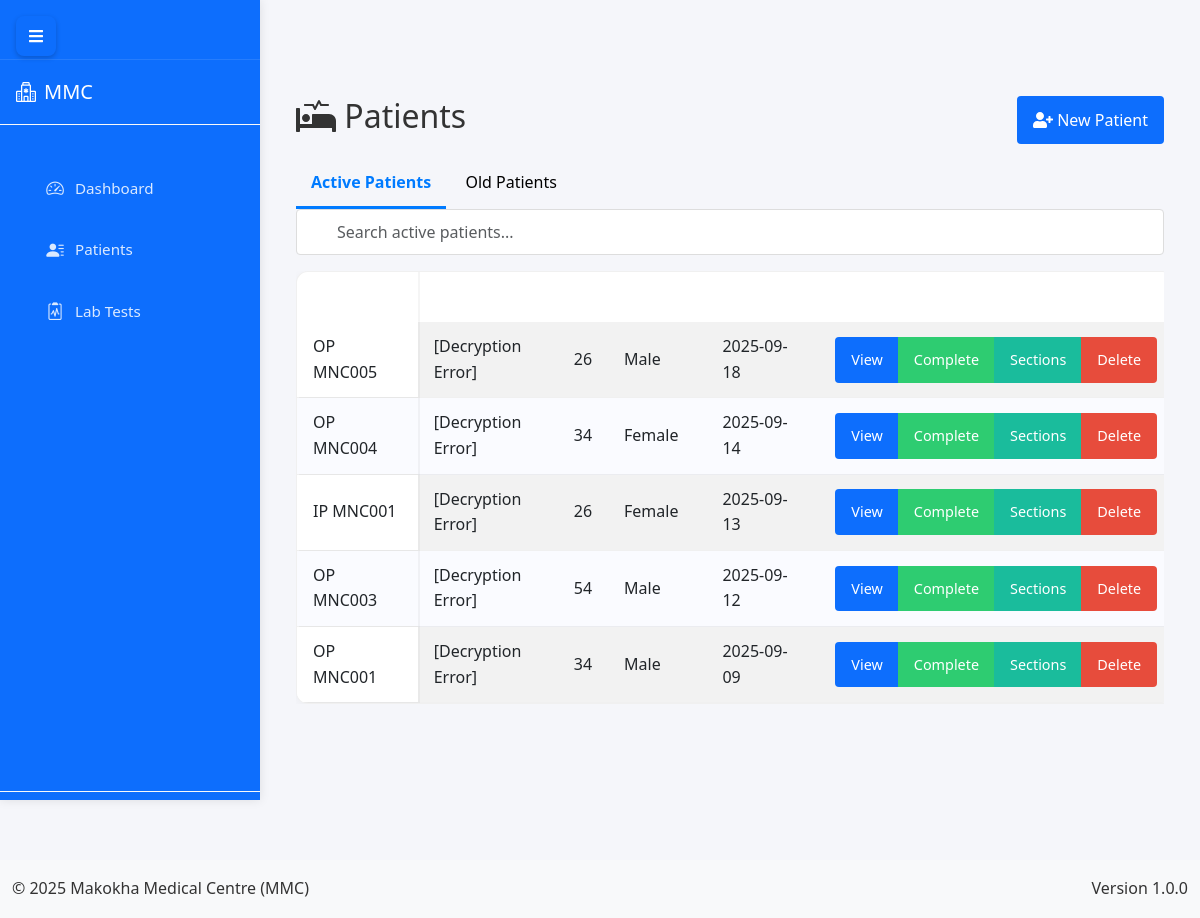
Page /doctor/patients (signed in) on the earlier database version.
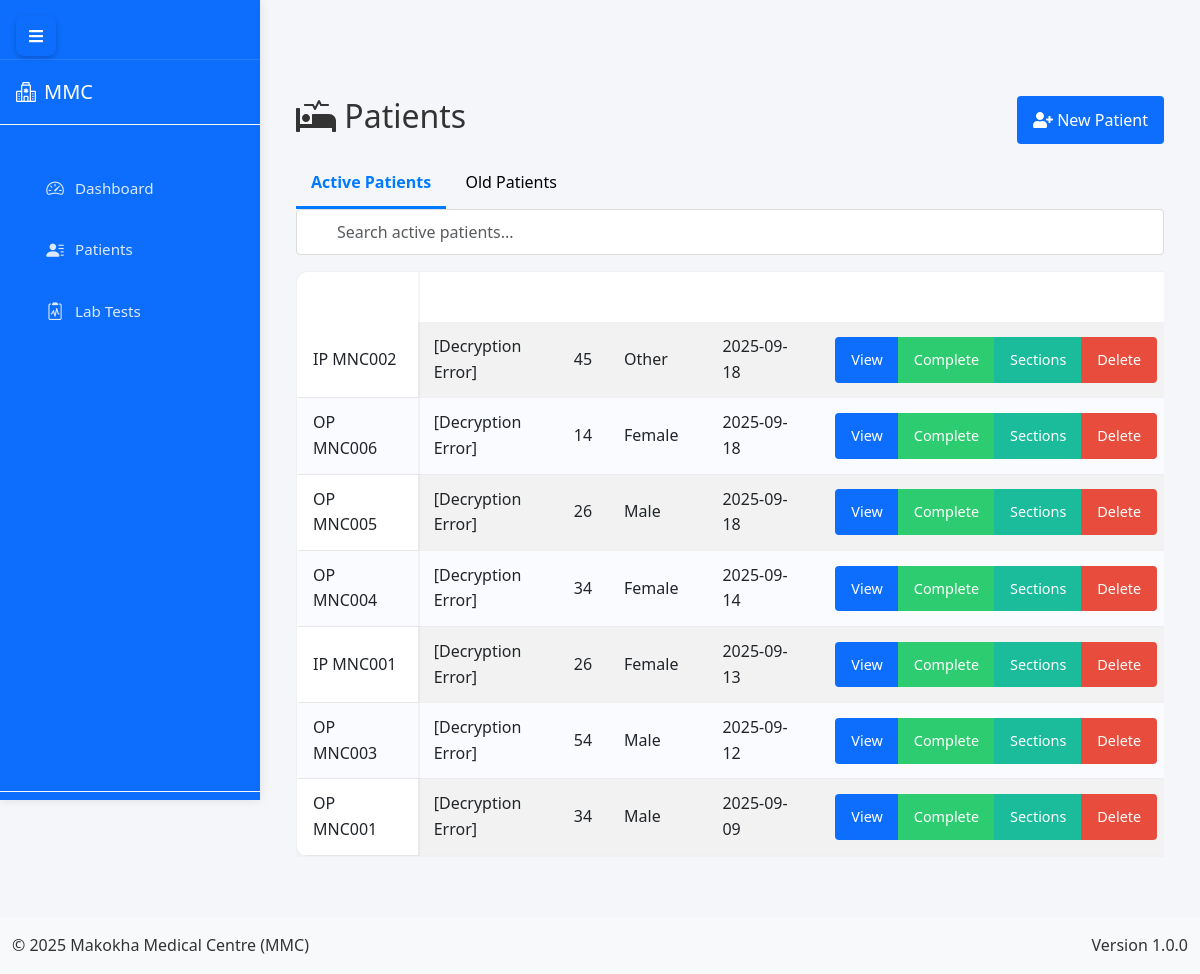
Same page on the later database version.
### app.py (models this page shows, shortened)
class Patient(db.Model):
    id = db.Column(db.Integer, primary_key=True)
    op_number = db.Column(db.String(20), unique=True, nullable=True)
    ip_number = db.Column(db.String(20), unique=True, nullable=True)
    name = db.Column(db.String(100), nullable=True)  # encrypted
    age = db.Column(db.Integer, nullable=True)
    gender = db.Column(db.String(10), nullable=True)
    address = db.Column(db.String(200), nullable=True)  # encrypted
    phone = db.Column(db.String(20), nullable=True)  # encrypted
    destination = db.Column(db.String(100), nullable=True)
    occupation = db.Column(db.String(100), nullable=True)  # encrypted
    religion = db.Column(db.String(100), nullable=True)
    nok_name = db.Column(db.String(100), nullable=True)  # encrypted
    nok_contact = db.Column(db.String(20), nullable=True)  # encrypted
    tca = db.Column(db.Date, nullable=True)
    date_of_admission = db.Column(db.Date, nullable=True)
    status = db.Column(db.String(20), default='active', nullable=True)
    chief_complaint = db.Column(db.Text, nullable=True)
    history_present_illness = db.Column(db.Text, nullable=True)
    ai_assistance_enabled = db.Column(db.Boolean, default=False)
    ai_diagnosis = db.Column(db.Text)
    ai_treatment_recommendations = db.Column(db.Text)
    ai_last_updated = db.Column(db.DateTime)
    ai_confidence_score = db.Column(db.Float)  # 0-1 scale for diagnosis confidence
    created_at = db.Column(db.DateTime, default=datetime.utcnow)
    updated_at = db.Column(db.DateTime, default=datetime.utcnow, onupdate=datetime.utcnow)
    reviews = db.relationship('PatientReviewSystem', backref='patient', lazy=True)
    histories = db.relationship('PatientHistory', backref='patient', lazy=True)
    examinations = db.relationship('PatientExamination', backref='patient', lazy=True)
    diagnoses = db.relationship('PatientDiagnosis', backref='patient', lazy=True)
    management = db.relationship('PatientManagement', backref='patient', lazy=True)
    lab_requests = db.relationship('LabRequest', backref='patient', lazy=True)
    imaging_requests = db.relationship('ImagingRequest', backref='patient', lazy=True)
    @property
    def decrypted_name(self):
        if not self.name:
            return None
        try:
            return Config.decrypt_data_static(self.name)
        except Exception:
            return "[Decryption Error]"

### app.py (the view)
@app.route('/doctor/patients', methods=['GET'])
@login_required
def doctor_patients():
    if current_user.role != 'doctor':
        flash('Unauthorized', 'danger')
        return redirect(url_for('home'))
    active_patients = Patient.query.filter_by(status='active').order_by(Patient.created_at.desc()).all()
    completed_patients = Patient.query.filter_by(status='completed').order_by(Patient.updated_at.desc()).all()
    return render_template(
        'doctor/patients.html',
        active_patients=active_patients,
        completed_patients=completed_patients
    )

### templates/doctor/patients.html (shortened to what this page needs)
{% extends "doctor/layout.html" %}
{% block content %}
<div class="content container-fluid">
    <div class="page-header d-flex justify-content-between align-items-center mb-3">
        <h2><i class="fas fa-procedures"></i> Patients</h2>
        <a href="{{ url_for('doctor_new_patient') }}" class="btn btn-primary">
            <i class="fas fa-user-plus"></i> New Patient
        </a>
    </div>
    <div class="patient-tabs">
        <button class="tab-btn active" onclick="openTab(event, 'activePatients')">Active Patients</button>
        <button class="tab-btn" onclick="openTab(event, 'oldPatients')">Old Patients</button>
    </div>
    <div id="activePatients" class="tab-content active">
        <div class="search-box mb-3">
            <input type="text" id="activePatientSearch" class="form-control" placeholder="Search active patients...">
        </div>
        <div class="table-responsive">
            <table class="table table-striped table-hover" id="activePatientsTable">
                <thead class="thead-light">
                    <tr>
                        <th>Patient ID</th>
                        <th>Name</th>
                        <th>Age</th>
                        <th>Gender</th>
                        <th>Last Visit</th>
                        <th>Actions</th>
                    </tr>
                </thead>
                <tbody>
                    {% for patient in active_patients %}
                    <tr>
                        <td>{{ patient.op_number or patient.ip_number }}</td>
                        <td>{{ patient.decrypted_name }}</td>
                        <td>{{ patient.age or 'N/A' }}</td>
                        <td>{{ patient.gender or 'N/A' }}</td>
                        <td>{{ patient.updated_at.strftime('%Y-%m-%d') if patient.updated_at else 'N/A' }}</td>
                        <td>
                            <div class="btn-group">
                                <a href="{{ url_for('doctor_patient_details', patient_id=patient.id) }}" class="btn btn-sm btn-primary">View</a>
                                <button class="btn btn-sm btn-success" onclick="completeTreatment('{{ patient.id }}')">Complete</button>
                                <button class="btn btn-sm btn-info" onclick="viewSections('{{ patient.id }}')">Sections</button>
                                <button class="btn btn-sm btn-danger" onclick="confirmDelete('{{ patient.id }}')">Delete</button>
                            </div>
                        </td>
                    </tr>
                    {% else %}
                    <tr><td colspan="6" class="text-center">No active patients found.</td></tr>
                    {% endfor %}
                </tbody>
            </table>
        </div>
    </div>
</div>
{% endblock %}

### templates/doctor/layout.html (shortened to what this page needs)
{% extends "base.html" %}

### templates/base.html (shortened to what this page needs)
<!DOCTYPE html>
<html lang="en">
<head>
    <link href="https://cdn.jsdelivr.net/npm/bootstrap@5.3.0/dist/css/bootstrap.min.css" rel="stylesheet">
    <link rel="stylesheet" href="https://cdn.jsdelivr.net/npm/bootstrap-icons@1.11.1/font/bootstrap-icons.css">
    <link rel="stylesheet" href="https://cdnjs.cloudflare.com/ajax/libs/font-awesome/5.15.3/css/all.min.css">
    <link href="https://cdn.jsdelivr.net/npm/select2@4.1.0-rc.0/dist/css/select2.min.css" rel="stylesheet">
    <link rel="stylesheet" href="{{ url_for('static', filename='css/style.css') }}">
    <link rel="stylesheet" href="{{ url_for('static', filename='css/dashboard.css') }}">
    <link rel="stylesheet" href="{{ url_for('static', filename='css/custom.css') }}">
</head>
<body class="d-flex flex-column min-vh-100">
    <div class="sidebar" id="sidebar">
        <div class="sidebar-header">
            <button class="toggle-nav" id="toggleNav">
                <i class="fas fa-bars"></i>
            </button>
        </div>
        <div class="collapse navbar-collapse flex-column h-100" id="navbarNav">
            <a class="navbar-brand fs-5 py-3 px-3 mb-3 w-100 border-bottom border-light" href="{{ url_for('home') }}">
                <i class="bi bi-hospital me-2"></i>MMC
            </a>
            <nav class="sidebar-nav">
                {% if current_user.is_authenticated %}
                    {% if current_user.role == 'admin' %}
                        <div class="nav-item">
                            <a href="{{ url_for('admin_dashboard') }}" class="nav-link">
                                <i class="bi bi-speedometer2"></i>
                                <span class="nav-text">Dashboard</span>
                            </a>
                        </div>
                        <div class="nav-item">
                            <a href="{{ url_for('manage_drugs') }}" class="nav-link">
                                <i class="bi bi-capsule"></i>
                                <span class="nav-text">Drugs</span>
                            </a>
                        </div>
                        <div class="nav-item">
                            <a href="{{ url_for('manage_users') }}" class="nav-link">
                                <i class="bi bi-people"></i>
                                <span class="nav-text">Users</span>
                            </a>
                        </div>
                        <div class="nav-item">
                            <a href="{{ url_for('manage_employees') }}" class="nav-link">
                                <i class="bi bi-person-vcard"></i>
                                <span class="nav-text">Employees</span>
                            </a>
                        </div>
                        <div class="nav-item">
                            <a href="{{ url_for('admin_reports') }}" class="nav-link">
                                <i class="bi bi-file-earmark-bar-graph"></i>
                                <span class="nav-text">Reports</span>
                            </a>
                        </div>
                        <div class="nav-item">
                            <a href="{{ url_for('manage_transactions') }}" class="nav-link">
                                <i class="bi bi-cash-stack"></i>
                                <span class="nav-text">Transactions</span>
                            </a>
                        </div>
                        <div class="nav-item">
                            <a href="{{ url_for('manage_money') }}" class="nav-link">
                                <i class="bi bi-wallet2"></i>
                                <span class="nav-text">Money</span>
                            </a>
                        </div>
                        <div class="nav-item">
                            <a href="{{ url_for('manage_dosage') }}" class="nav-link">
                                <i class="bi bi-file-medical"></i>
                                <span class="nav-text">Dosage</span>
                            </a>
                        </div>
                        <div class="nav-item">
                            <a href="{{ url_for('manage_patients') }}" class="nav-link">
                                <i class="bi bi-file-person"></i>
                                <span class="nav-text">Patients</span>
                            </a>
                        </div>
                        <div class="nav-item">
                            <a href="{{ url_for('manage_medical_tests') }}" class="nav-link">
                                <i class="bi bi-clipboard2-pulse"></i>
                                <span class="nav-text">Medical Tests</span>
                            </a>
                        </div>
                        <div class="nav-item">
                            <a href="{{ url_for('manage_beds') }}" class="nav-link">
                                <i class="bi bi-hospital"></i>
                                <span class="nav-text">Beds</span>
                            </a>
                        </div>
                        <div class="nav-item">
                            <a href="{{ url_for('backup_management') }}" class="nav-link">
                                <i class="bi bi-database"></i>
                                <span class="nav-text">Backup</span>
                            </a>
                        </div>
                    {% elif current_user.role == 'doctor' %}
                        <div class="nav-item">
                            <a href="{{ url_for('doctor_dashboard') }}" class="nav-link">
                                <i class="bi bi-speedometer2"></i>
                                <span class="nav-text">Dashboard</span>
                            </a>
                        </div>
                        <div class="nav-item">
                            <a href="{{ url_for('doctor_patients') }}" class="nav-link">
                                <i class="bi bi-person-lines-fill"></i>
                                <span class="nav-text">Patients</span>
                            </a>
                        </div>
                        <div class="nav-item">
                            <a href="{{ url_for('api_lab_tests') }}" class="nav-link">
                                <i class="bi bi-clipboard2-pulse"></i>
                                <span class="nav-text">Lab Tests</span>
                            </a>
                        </div>
                    {% endif %}
                {% endif %}
            </nav>
            <div class="mt-auto border-top border-light w-100">
                {% if current_user.is_authenticated %}
                    <div class="nav-item dropdown w-100">
                        <a class="nav-link dropdown-toggle d-flex align-items-center fs-6 px-3 py-3" href="#" id="userDropdown" role="button" data-bs-toggle="dropdown">
                        </a>
                    </div>
                {% else %}
                    <div class="nav-item w-100">
                        <a class="nav-link fs-6 px-3 py-3" href="{{ url_for('auth.login') }}">
                            <i class="bi bi-box-arrow-in-right me-2"></i>Login
                        </a>
                    </div>
                {% endif %}
            </div>
        </div>
    </div>
    <main class="container-fluid flex-grow-1 py-3" style="margin-top: 60px;">
        {% block content %}{% endblock %}
    </main>
    <footer class="bg-light py-3 mt-auto">
        <div class="container-fluid">
            <div class="row">
                <div class="col-md-6 text-center text-md-start">
                    <p class="mb-0">&copy; 2025 Makokha Medical Centre (MMC)</p>
                </div>
                <div class="col-md-6 text-center text-md-end">
                    <p class="mb-0">Version 1.0.0</p>
                </div>
            </div>
        </div>
    </footer>
</body>
</html>

Differences in the rows shown:
added Patient: op_number+ip_number "IP MNC002", decrypted_name "[Decryption Error]", age "45", gender "Other", updated_at "2025-09-18"
added Patient: op_number "OP MNC006", decrypted_name "[Decryption Error]", age "14", gender "Female", updated_at "2025-09-18"
